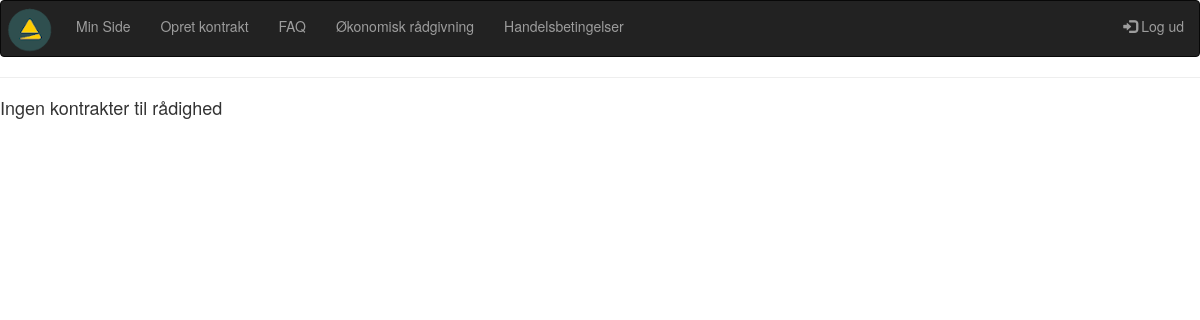
Before: /arkivet.php (signed in) with the older database file.
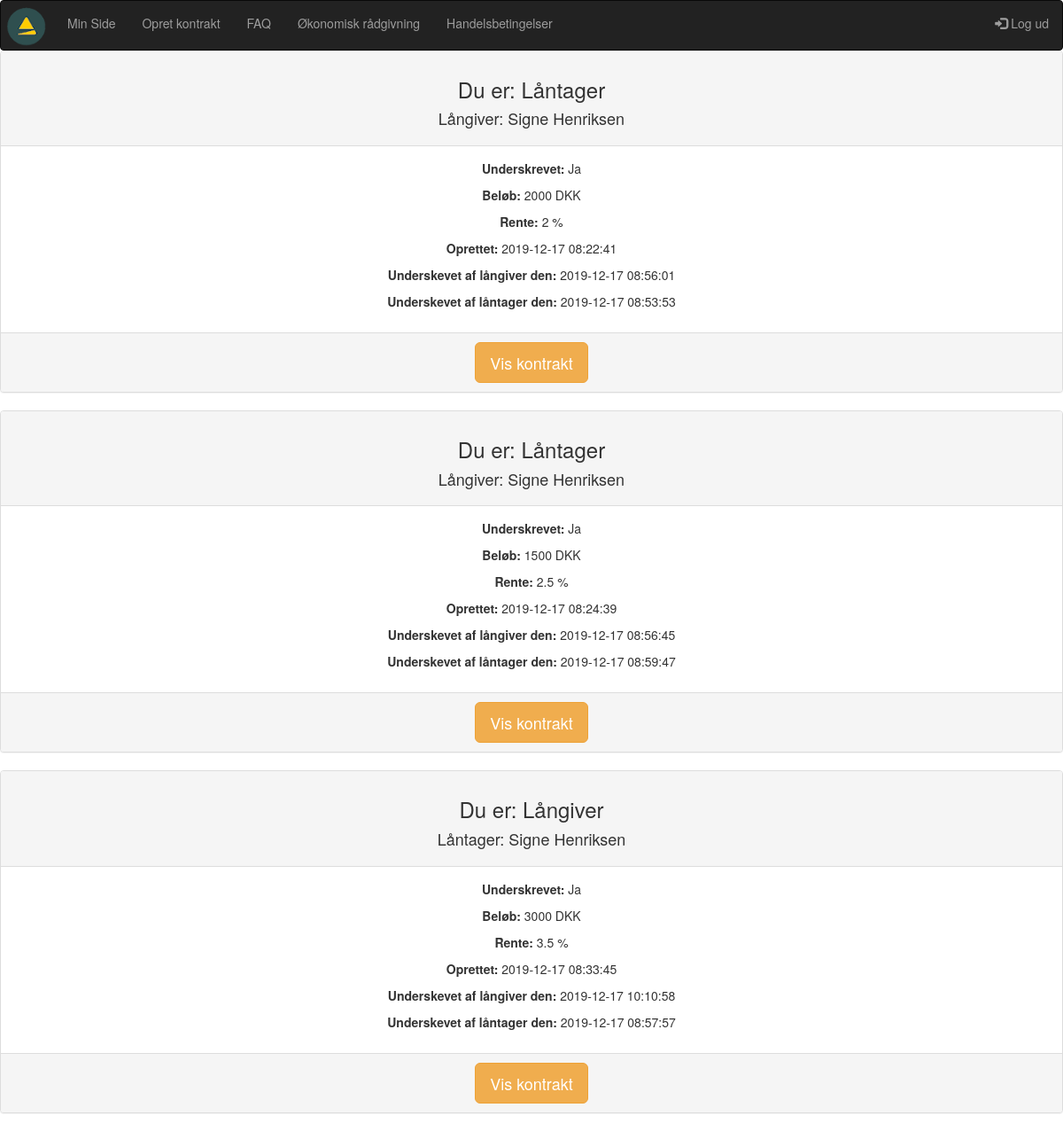
After: the same page with the newer database file.
### tables this page shows
CREATE TABLE `kontrakt` (
  `kontrakt_id` int(10) NOT NULL,
  `oprettetaf` int(10) NOT NULL,
  `laangiver_user_id` int(10) NOT NULL,
  `laantager_user_id` int(10) NOT NULL,
  `kontraktbrud_id` tinyint(4) NOT NULL,
  `rente_id` tinyint(4) NOT NULL,
  `beloeb_id` tinyint(4) NOT NULL,
  `bindingsperiode_id` tinyint(4) NOT NULL,
  `maanedlig_afdrag` float(15,10) NOT NULL,
  `laangiver_underskrift_id` varchar(40) DEFAULT NULL,
  `reg_underskrift_1` timestamp NULL DEFAULT NULL,
  `laantager_underskrift_id` varchar(40) DEFAULT NULL,
  `reg_underskrift_2` timestamp NULL DEFAULT NULL,
  `gebyr_id` tinyint(4) NOT NULL,
  `reg` datetime NOT NULL DEFAULT current_timestamp(),
  `value` int(11) DEFAULT 1
);

CREATE TABLE `users` (
  `user_id` int(10) NOT NULL,
  `fornavn` varchar(40) NOT NULL,
  `efternavn` varchar(40) NOT NULL,
  `mobil` int(12) NOT NULL,
  `mail` varchar(80) NOT NULL,
  `password` varchar(200) NOT NULL
);

CREATE TABLE `beloeb` (
  `beloeb_id` tinyint(4) NOT NULL,
  `beloeb` int(10) NOT NULL,
  `enhed_key` varchar(11) NOT NULL DEFAULT '1'
);

CREATE TABLE `rente` (
  `rente_id` tinyint(4) NOT NULL,
  `rente` float NOT NULL,
  `enhed_key` varchar(11) NOT NULL DEFAULT '2'
);

CREATE TABLE `enhedstabel` (
  `enhed_key` tinyint(4) NOT NULL,
  `enhed` varchar(11) NOT NULL
);

### arkivet.php (the view, shortened to what this page needs)
<?
require_once("includes/header.php");
$user_id = $_SESSION['user_id'];
$query = "SELECT * FROM kontrakt , users WHERE (laangiver_user_id = '$user_id' OR laantager_user_id = '$user_id') AND value = '3' GROUP BY kontrakt_id";
$result = mysqli_query($con, $query);
if (!$result) die(mysqli_error($con));
else {
	$rows =mysqli_num_rows($result);
	if($rows == 0) {
		echo "<hr><h4>Ingen kontrakter til rådighed</h4>";
	}
	if ($rows > 0) {
		while($row = mysqli_fetch_assoc($result)) {
			$kontrakt_id = $row['kontrakt_id'];
			$oprettetaf = $row['oprettetaf'];
			$laangiver_user_id = $row['laangiver_user_id'];
			$laantager_user_id = $row['laantager_user_id'];
			$laangiver_underskrift_id = $row['laangiver_underskrift_id'];
			$laantager_underskrift_id = $row['laantager_underskrift_id'];
			$kontraktbrud_id = $row['kontraktbrud_id'];
			$rente_id = $row['rente_id'];
			$beloeb_id = $row['beloeb_id'];
			$reg_underskrift_1 = $row['reg_underskrift_1'];
			$reg_underskrift_2 = $row['reg_underskrift_2'];
			$reg = $row['reg'];
			$querylog = "SELECT user_id, mail, fornavn, efternavn, mobil FROM users WHERE user_id = '$user_id'";
			$resultlog = mysqli_query($con, $querylog);
			$rowslog = mysqli_num_rows($resultlog);
			if($rowslog > 0) {
				while($rowlog = mysqli_fetch_assoc($resultlog)) {
					$user_idlog = $rowlog['user_id'];
								}
							}
					if ($user_idlog == $oprettetaf) {
						$owner = 'Yes';
					}
					else if($user_idlog != $oprettetaf) {
						$owner = 'No';
					}
					if ($user_idlog == $laangiver_user_id) {
						$role = 'giver';
						$counterpart = $laantager_user_id;
					}
					else {
						$role = 'receiver';
						$counterpart = $laangiver_user_id;
					}
				$queryc = "SELECT * FROM users WHERE user_id = '$counterpart'";
				$resultc = mysqli_query($con, $queryc);
				$rowsc = mysqli_num_rows($resultc);
				if($rowsc > 0) {
					while($rowc = mysqli_fetch_assoc($resultc)) {
						$fornavnc = $rowc['fornavn'];
						$efternavnc = $rowc['efternavn'];
					}
					}
			$querybeloeb = "SELECT * FROM beloeb WHERE beloeb_id = '$beloeb_id'";
            $resultb = mysqli_query($con, $querybeloeb);
			if (!$resultb) die(mysqli_error($con));
			else {
				$rowsb = mysqli_num_rows($resultb);
				if ($rowsb > 0) {
					while($rowb = mysqli_fetch_assoc($resultb)) {
						$beloebValue = $rowb['beloeb'];
					}
				}
				$queryk = "SELECT * FROM kontraktbrud WHERE kontraktbrud_id = '$kontraktbrud_id'";
				$resultk = mysqli_query($con, $queryk);
				if (!$resultk) die(mysqli_error($con));
				else {
					$queryr = "SELECT * FROM rente WHERE rente_id = '$rente_id'";
					$resultr = mysqli_query($con, $queryr);
					if (!$resultr) die(mysqli_query($con, $queryr));
					else {
						$rows = mysqli_num_rows($resultr);
						if ($rows > 0) {
							while($rowr = mysqli_fetch_assoc($resultr)) {
								$rente = $rowr['rente'];
								$enhed_key = $rowr['enhed_key'];
								$unitr = "SELECT * FROM enhedstabel WHERE enhed_key = '$enhed_key'";
								$resun = mysqli_query($con, $unitr);
								if (!$resun) die(mysqli_error($con, $unitr));
								else {
									$key = mysqli_fetch_assoc($resun);
									$enhedrente = $key['enhed'];
								}
							}
						}
					}
					if ($laangiver_underskrift_id == '2' && $laantager_underskrift_id == '2') {
						$sign = 'Ja';
					}
					if ($role == 'giver') {
						$panelhead = 'Låntager';
					}
					else {
						$panelhead = "Långiver";
					}
					if ($owner == 'Yes') {
						$badge = "<span class='label label-success'>Ejer</span>";
					}
					else if ($owner == 'No') {
						$badge = "<span></span>";
					}
			echo '<div class="panel panel-default text-center">';
					echo '<div class="panel-heading">';
					echo "<h3>Du er: " . $panelhead . ' ' . $badge . "</h3>";
					if(($role == 'giver' && $owner == 'Yes') || ($role == 'giver' && $owner == 'No')) {
					echo '<h4>Långiver: ' . $fornavnc . ' ' .$efternavnc . "</h4>";
					}
					else if (($role == 'receiver' && $owner == 'Yes') || ($role == 'receiver' && $owner == 'No')) {
						echo "<h4>Låntager: " . $fornavnc . ' ' . $efternavnc . "</h4>";
					}
					echo '</div>';
                    echo '<div class="panel-body">';
                    echo '<p><strong>Underskrevet: </strong>' . $sign . '</p>';
                    echo '<p><strong>Beløb: </strong>' . $beloebValue . ' DKK</p>';
                    echo '<p><strong>Rente: </strong>' . $rente . ' ' . $enhedrente . '</p>';
                    echo '<p><strong>Oprettet: </strong>' . $reg . '</p>';
					echo '<p><strong>Underskevet af långiver den: </strong>' . $reg_underskrift_1 . '</p>';
					echo '<p><strong>Underskevet af låntager den: </strong>' . $reg_underskrift_2 . '</p>';
                    echo '</div>';
                    echo '<div class="panel-footer">';
					echo '<a href="viskontrakt.php?kontrakt_id2=' . $kontrakt_id . '"><button class="btn btn-warning btn-lg">Vis kontrakt</button></a>';
                    echo '</div>';
					echo '</div>';
			}
				}
			}
	}
}
?>

### includes/header.php (shortened to what this page needs)
<?php
require_once('conn.php');
if(isset($_SESSION['user_id'])) {
	$menu = '
				    <ul class="nav navbar-nav">
                    <li><a href="minside.php">Min Side</a></li>
                    <li><a href="opretkontraktstep1.php">Opret kontrakt</a></li>
                    <li><a href="faq.php">FAQ</a></li>
                    <li><a href="raadgivning.php">Økonomisk rådgivning</a></li>
                    <li><a href="handelsbetingelser.php">Handelsbetingelser</a></li>
                    </ul>
                    <ul class="nav navbar-nav navbar-right">
                    <li><a href="logout.php"><span class="glyphicon glyphicon-log-in"></span> Log ud</a></li>
                    </ul>';
}
?>
<!DOCTYPE html>
<html lang="en">
<head>
    <link href="vendor/bootstrap/css/bootstrap.min.css" rel="stylesheet" type="text/css">
    <link rel="stylesheet" href="https://maxcdn.bootstrapcdn.com/bootstrap/3.4.1/css/bootstrap.min.css" type="text/css">
    <link rel="stylesheet" href="styles/overallstyles.css" type="text/css">
</head>
<body>
    <nav class="navbar navbar-inverse no-buttom-margin">
        <div class="navbar-header no-buttom-margin">
                <a href="index.php"><img src="images/logomarkat1.png" class="logoheader"></a>
            </div>
            <div class="collapse navbar-collapse" id="myNavbar">
                <?php echo $menu; ?>
            </div>
    </nav>

### styles/overallstyles.css (style rules this page uses)
.navbar { margin-bottom: 0; }

Changed rows visible on the page:
added kontrakt: laangiver_user.user_id "Låntager", users.fornavn "Signe", users.efternavn "Henriksen", sign "Ja", beloeb.beloeb "2000", rente.rente "2", enhedstabel.enhed "%", reg "2019-12-17 08:22:41", reg_underskrift_1 "2019-12-17 08:56:01", reg_underskrift_2 "2019-12-17 08:53:53"
added kontrakt: laangiver_user.user_id "Låntager", users.fornavn "Signe", users.efternavn "Henriksen", sign "Ja", beloeb.beloeb "1500", rente.rente "2.5", enhedstabel.enhed "%", reg "2019-12-17 08:24:39", reg_underskrift_1 "2019-12-17 08:56:45", reg_underskrift_2 "2019-12-17 08:59:47"
added kontrakt: laangiver_user.user_id "Långiver", users.fornavn "Signe", users.efternavn "Henriksen", sign "Ja", beloeb.beloeb "3000", rente.rente "3.5", enhedstabel.enhed "%", reg "2019-12-17 08:33:45", reg_underskrift_1 "2019-12-17 10:10:58", reg_underskrift_2 "2019-12-17 08:57:57"
Other visible differences:
text no longer shown: "Ingen kontrakter til rådighed"
